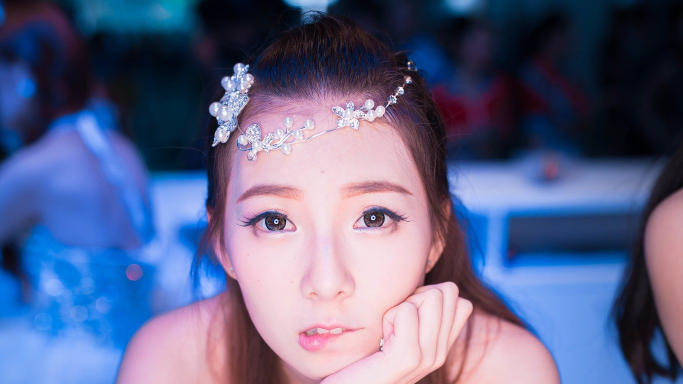
#> input picture Program Language/Python/beauty.jpg, 1366 x 768 px (shown at 1/2 size)
$ python fft2.py
#> lines starting #> are read from the running program, lines starting #| are printed output that depends on the picture
# 安装：pip3.6 install opencv-pytho
import cv2
import numpy as np;
import matplotlib.pyplot as plt;

# ------------------------------
# 1.0读入图片
plt.figure('a beautiful girl')
beauty = cv2.imread('beauty.jpg',0)
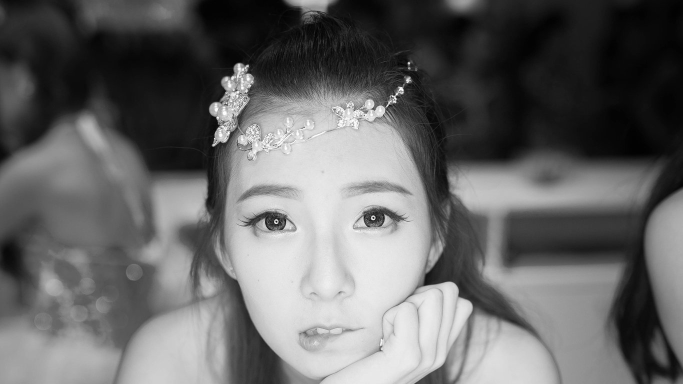
#> beauty: shape (768, 1366) (shown at 1/2 size); min 0, max 255, mean 102.5
plt.subplot(221)
plt.imshow(beauty,'gray')

# ------------------------------
# 1.1 fft2变换
y = np.fft.fft2(beauty)
y = np.fft.fftshift(y)
y1 = np.log(np.abs(y))
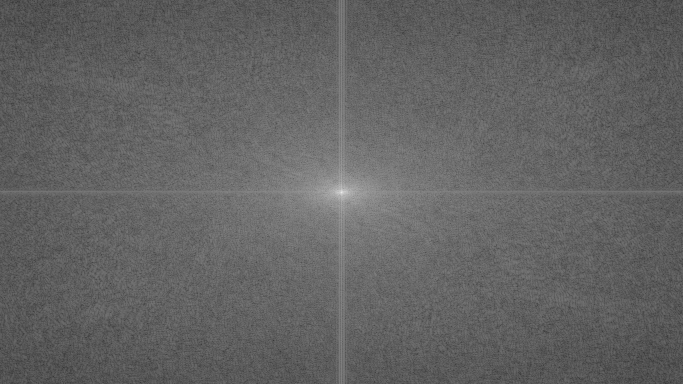
#> y1: shape (768, 1366) float64 (shown at 1/2 size); min 1.63, max 18.49, mean 8.18; drawn with min black and max white
plt.subplot(222)
plt.imshow(y1,'gray')

# -------------------------------
# 2.0 插入滤波器
# 边上是1，是高通
# 中心是1，是低通
row,col = beauty.shape
#> row = 768; col = 1366
mask = np.zeros(beauty.shape,np.uint8)
radius = 20
# 这里使用//是因为整数除法，若直接/是小数除法
mask[row//2-radius:row//2+radius,col//2-radius:col//2+radius] = 1
y2 = y*mask
y2 = np.fft.ifftshift(y2)	#...?

# -------------------------------
# 2.1 ifft2逆变换
x1 = np.fft.ifft2(y2)
plt.subplot(223)
x1 = np.abs(x1)
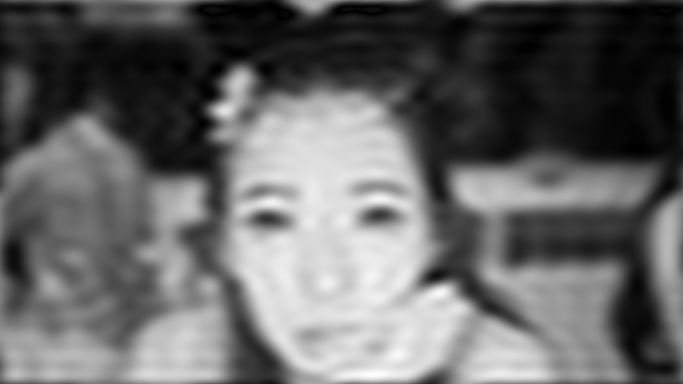
#> x1: shape (768, 1366) float64 (shown at 1/2 size); min 0.00959, max 255, mean 102.5; drawn with min black and max white
plt.imshow(x1,'gray')

# 2.2 mask图像
plt.subplot(224)
mask2 = np.abs(mask)
plt.imshow(mask2,'gray')

plt.show()
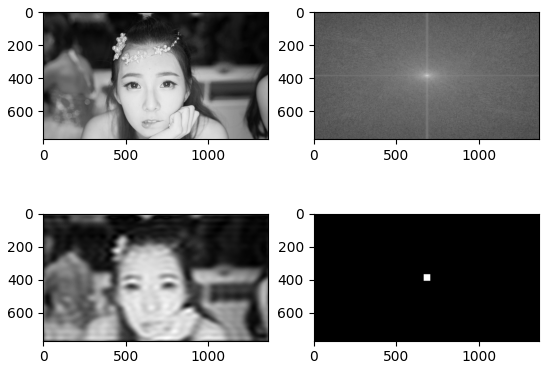
#> figure drawn by matplotlib, 4 panels
